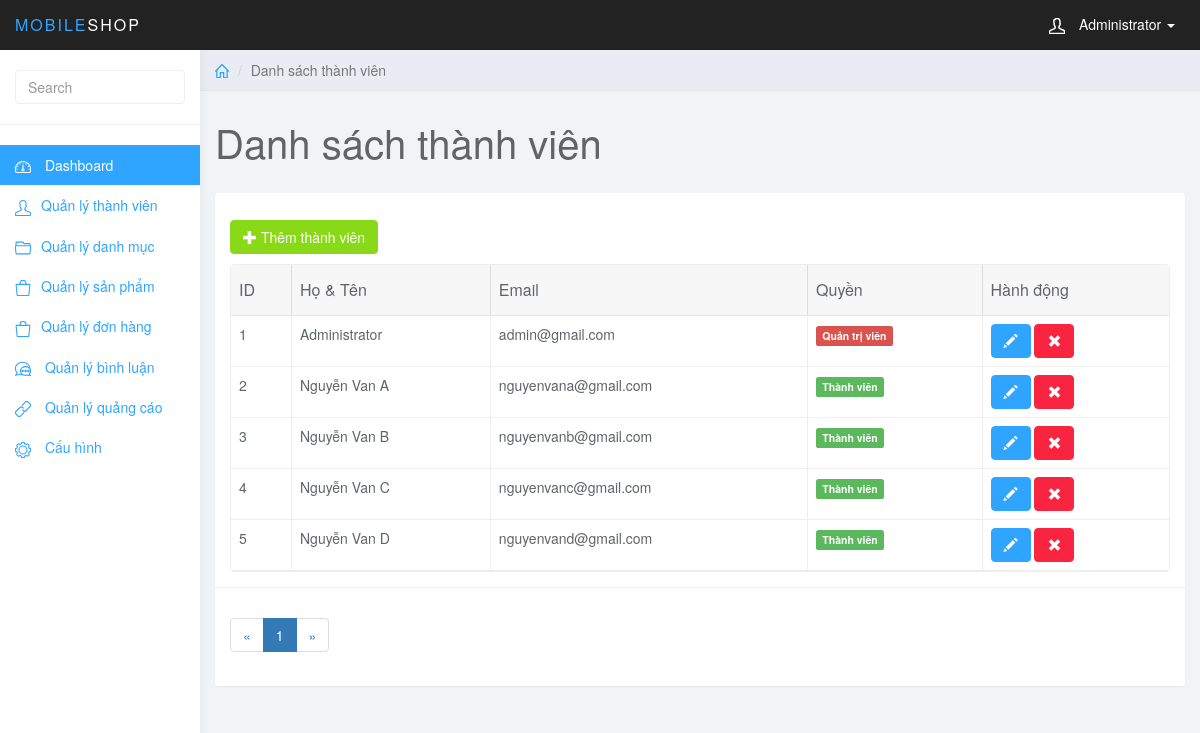
Screenshot of /admin/index.php?page_layout=user (signed in) with the database file from the repository.
### tables this page shows
CREATE TABLE `users` (
  `users_id` int(11) NOT NULL,
  `user_full` varchar(255) NOT NULL,
  `user_mail` varchar(255) NOT NULL,
  `user_pass` varchar(255) NOT NULL,
  `user_level` int(1) NOT NULL
);

### admin/modules/users/user.php (the view, shortened to what this page needs)
<?php
    include_once "../config/database.php";
    if(isset($_GET['page'])) {
        $page = $_GET['page'];
    }else{
        $page = 1;
    }
    $rows_per_page = 5;
    $start = $rows_per_page * ($page - 1);
    $sqlGetAllUsers = "SELECT * FROM users LIMIT $start, $rows_per_page";
    $queryGetAllUsers = mysqli_query($conn, $sqlGetAllUsers);
    $sqlGetTotalRecords = "SELECT count(users_id) AS total FROM users";
    $queryGetTotalRecords = mysqli_query($conn, $sqlGetTotalRecords);
    $resultGetTotalRecords = mysqli_fetch_assoc($queryGetTotalRecords);
    $totalRecords = $resultGetTotalRecords['total'];
    $totalPages = ceil($totalRecords/$rows_per_page);
    $page_prev = $page - 1;
    if($page_prev <= 0) {
        $page_prev = 1;
    }
    $page_next = $page + 1;
    if($page_next > $totalPages) {
        $page_next = $totalPages;
    }
?>
<div class="col-sm-9 col-sm-offset-3 col-lg-10 col-lg-offset-2 main">
   <div class="row">
        <ol class="breadcrumb">
            <li><a href="#"><svg class="glyph stroked home">
                        <use xlink:href="#stroked-home"></use>
                    </svg></a></li>
            <li class="active">Danh sách thành viên</li>
        </ol>
    </div>
    <div class="row">
        <div class="col-lg-12">
            <h1 class="page-header">Danh sách thành viên</h1>
        </div>
    </div>
    <div id="toolbar" class="btn-group">
        <a href="index.php?page_layout=add_user" class="btn btn-success">
            <i class="glyphicon glyphicon-plus"></i> Thêm thành viên
        </a>
    </div>
    <div class="row">
        <div class="col-lg-12">
            <div class="panel panel-default">
                <div class="panel-body">
                    <table
                        data-toolbar="#toolbar"
                        data-toggle="table">
                        <thead>
                            <tr>
                                <th data-field="id" data-sortable="true">ID</th>
                                <th data-field="name" data-sortable="true">Họ & Tên</th>
                                <th data-field="price" data-sortable="true">Email</th>
                                <th>Quyền</th>
                                <th>Hành động</th>
                            </tr>
                        </thead>
                        <tbody>
                        <?php
                        while($rows = mysqli_fetch_assoc($queryGetAllUsers)) {
                        ?>
                            <tr>
                                <td><?php echo $rows['users_id']; ?></td>
                                <td><?php echo $rows['user_full']; ?></td>
                                <td><?php echo $rows['user_mail']; ?></td>
                                <td>
                                    <?php
                                        if($rows['user_level'] == 1) {
                                            echo '<span class="label label-danger">Quản trị viên</span>';
                                        }else {
                                            echo '<span class="label label-success">Thành viên</span>';
                                        }
                                    ?>
                                </td>
                                <td class="form-group">
                                    <a href="index.php?page_layout=edit_user&users_id=<?php echo $rows['users_id']; ?>" class="btn btn-primary"><i class="glyphicon glyphicon-pencil"></i></a>
                                    <a href="/" class="btn btn-danger"><i class="glyphicon glyphicon-remove"></i></a>
                                </td>
                            </tr>
                        <?php
                        }
                        ?>
                        </tbody>
                    </table>
                </div>
                <div class="panel-footer">
                    <nav aria-label="Page navigation example">
                        <ul class="pagination">
                            <?php
                            echo '<li class="page-item"><a class="page-link" href="index.php?page_layout=user&page='.$page_prev.'">&laquo;</a></li>';
                            for($i = 1; $i <= $totalPages; $i++) {
                                $active = ($i == $page) ? "active" : "";
                                $html = '<li class="page-item '.$active.'">';
                                if($i == $page) {
                                    $html .= '<span>'.$i.'</span>';
                                }else{
                                    $html .= '<a class="page-link" href="index.php?page_layout=user&page='.$i.'">'.$i.'</a>';
                                }
                                $html .= '</a></li>';
                                echo $html;
                            }
                            echo '<li class="page-item"><a class="page-link" href="index.php?page_layout=user&page='.$page_next.'">&raquo;</a></li>';
                            ?>
                        </ul>
                    </nav>
                </div>
            </div>
        </div>
    </div>
</div>

### admin/index.php (shortened to what this page needs)
<!DOCTYPE html>
<html>
<head>
	<link href="css/bootstrap.min.css" rel="stylesheet">
	<link href="css/datepicker3.css" rel="stylesheet">
	<link href="css/bootstrap-table.css" rel="stylesheet">
	<link href="css/styles.css" rel="stylesheet">
</head>
<body>
	<nav class="navbar navbar-inverse navbar-fixed-top" role="navigation">
		<div class="container-fluid">
			<div class="navbar-header">
				<a class="navbar-brand" href="#"><span>Mobile</span>Shop</a>
				<ul class="user-menu">
					<li class="dropdown pull-right">
						<a href="#" class="dropdown-toggle" data-toggle="dropdown"><svg class="glyph stroked male-user">
								<use xlink:href="#stroked-male-user"></use>
							</svg>
							<?php
								if(isset($_SESSION['user_login'])) {
									echo $_SESSION['user_login']['user_full'];
								}
							?>
							<span class="caret"></span></a>
					</li>
				</ul>
			</div>
		</div>
	</nav>
	<div id="sidebar-collapse" class="col-sm-3 col-lg-2 sidebar">
		<form role="search">
			<div class="form-group">
				<input type="text" class="form-control" placeholder="Search">
			</div>
		</form>
		<ul class="nav menu">
			<li class="active"><a href="index.php"><svg class="glyph stroked dashboard-dial">
						<use xlink:href="#stroked-dashboard-dial"></use>
					</svg> Dashboard</a></li>
			<li><a href="index.php?page_layout=user"><svg class="glyph stroked male user ">
						<use xlink:href="#stroked-male-user" />
					</svg>Quản lý thành viên</a></li>
			<li><a href="index.php?page_layout=category"><svg class="glyph stroked open folder">
						<use xlink:href="#stroked-open-folder" />
					</svg>Quản lý danh mục</a></li>
			<li><a href="index.php?page_layout=product"><svg class="glyph stroked bag">
						<use xlink:href="#stroked-bag"></use>
					</svg>Quản lý sản phẩm</a></li>
			<li><a href="index.php?page_layout=orders"><svg class="glyph stroked bag">
						<use xlink:href="#stroked-bag"></use>
					</svg>Quản lý đơn hàng</a></li>
			<li><a href="index.php?page_layout=comment"><svg class="glyph stroked two messages">
						<use xlink:href="#stroked-two-messages" />
					</svg> Quản lý bình luận</a></li>
			<li><a href="index.php?page_layout=adds"><svg class="glyph stroked chain">
						<use xlink:href="#stroked-chain" />
					</svg> Quản lý quảng cáo</a></li>
			<li><a href="index.php?page_layout=setting"><svg class="glyph stroked gear">
						<use xlink:href="#stroked-gear" />
					</svg> Cấu hình</a></li>
		</ul>
	</div>
	<?php
        if(isset($_GET['page_layout'])) {
            switch ($_GET['page_layout']) {
                case 'user': include_once 'modules/users/user.php';
                    break;
            }
        } else {
            include_once 'modules/dashboard/admin.php';
        }
    ?>
</body>
</html>

### admin/css/styles.css (style rules this page uses)
body { background: #f1f4f7; padding-top: 50px; color: #5f6468; }
a, a:hover, a:focus { color: #30a5ff; }
h1, h2, h3, h4, h5, h6 { color: #5f6468; }
h1 { font-weight: 300; font-size: 40px; }
.form-control { border: 1px solid #eee; box-shadow: none; }
.navbar-header .navbar-brand { color: #fff; font-size: 16px; text-transform: uppercase; font-weight: 500; letter-spacing: 2px; }
.navbar-header .navbar-brand span { color: #30a5ff; }
.btn-primary, .btn-primary:hover, .btn-primary:focus, .btn-primary:active, .btn-primary.active, .open > .dropdown-toggle.btn-primary, .btn-primary.disabled, .btn-primary[disabled], fieldset[disabled] .btn-primary, .btn-primary.disabled:hover, .btn-primary[disabled]:hover, fieldset[disabled] .btn-primary:hover, .btn-primary.disabled:focus, .btn-primary[disabled]:focus, fieldset[disabled] .btn-primary:focus, .btn-primary.disabled:active, .btn-primary[disabled]:active, fieldset[disabled] .btn-primary:active, .btn-primary.disabled.active, .btn-primary[disabled].active, fieldset[disabled] .btn-primary.active { background-color: #30a5ff; border-color: #30a5ff; }
.btn-success, .btn-success:hover, .btn-success:focus, .btn-success:active, .btn-success.active, .open > .dropdown-toggle.btn-success, .btn-success.disabled, .btn-success[disabled], fieldset[disabled] .btn-success, .btn-success.disabled:hover, .btn-success[disabled]:hover, fieldset[disabled] .btn-success:hover, .btn-success.disabled:focus, .btn-success[disabled]:focus, fieldset[disabled] .btn-success:focus, .btn-success.disabled:active, .btn-success[disabled]:active, fieldset[disabled] .btn-success:active, .btn-success.disabled.active, .btn-success[disabled].active, fieldset[disabled] .btn-success.active { background-color: #8ad919; border-color: #8ad919; }
.btn-danger, .btn-danger:hover, .btn-danger:focus, .btn-danger:active, .btn-danger.active, .open > .dropdown-toggle.btn-danger, .btn-danger.disabled, .btn-danger[disabled], fieldset[disabled] .btn-danger, .btn-danger.disabled:hover, .btn-danger[disabled]:hover, fieldset[disabled] .btn-danger:hover, .btn-danger.disabled:focus, .btn-danger[disabled]:focus, fieldset[disabled] .btn-danger:focus, .btn-danger.disabled:active, .btn-danger[disabled]:active, fieldset[disabled] .btn-danger:active, .btn-danger.disabled.active, .btn-danger[disabled].active, fieldset[disabled] .btn-danger.active { background-color: #f9243f; border-color: #f9243f; }
.panel { border: 0; }
.panel-footer { background: #fff; border-top: 1px solid #eee; }
.navbar { border: 0; }
.user-menu { display: inline-block; margin-top: 14px; margin-right: 10px; float: right; list-style: none; padding: 0; }
.user-menu a { color: #fff; }
.sidebar { display: block; background-color: #fff; padding: 0; display: none; }
.sidebar form { padding: 20px 15px 5px 15px; border-bottom: 1px solid #eee; margin-bottom: 20px; }
@media (min-width: 768px) { .sidebar { display: block; position: fixed; top: 50px; bottom: 0; left: 0; z-index: 1000; display: block; margin: 0; padding: 0; overflow-x: hidden; overflow-y: auto; background-color: #fff; box-shadow: 1px 0px 10px rgba(0, 0, 0, .05); } }
@media (min-width: 768px) { .navbar-header { width: 100%; } }
.sidebar ul.nav .active a, .sidebar ul.nav li.parent a.active, .sidebar ul.nav .active > a:hover, .sidebar ul.nav li.parent a.active:hover, .sidebar ul.nav .active > a:focus, .sidebar ul.nav li.parent a.active:focus { color: #fff; background-color: #30a5ff; }
.breadcrumb { border-radius: 0; padding: 10px 15px; background: #e9ecf2; box-shadow: 0 1px 1px rgba(0, 0, 0, .05); margin: 0 ; }
h1.page-header { margin-top: 30px; border-bottom: 0; }
.table { background: #fff; }
.sidebar .glyph, .user-menu .glyph { height: 16px; width: 16px; margin: 0 10px 0 0; stroke-width: 3px; }
.user-menu .glyph { stroke-width: 4px; }
.breadcrumb .glyph { height: 14px; width: 14px; margin: -2px 0 0 0; stroke-width: 4px; }
thead { font-weight: bold; }

### rows the page displays
users: users_id "1", user_full "Administrator", user_mail "admin@gmail.com", user_level "Quản trị viên"
users: users_id "2", user_full "Nguyễn Van A", user_mail "nguyenvana@gmail.com", user_level "Thành viên"
users: users_id "3", user_full "Nguyễn Van B", user_mail "nguyenvanb@gmail.com", user_level "Thành viên"
users: users_id "4", user_full "Nguyễn Van C", user_mail "nguyenvanc@gmail.com", user_level "Thành viên"
users: users_id "5", user_full "Nguyễn Van D", user_mail "nguyenvand@gmail.com", user_level "Thành viên"

### other values shown
$_SESSION['user_login']['user_full'] "Administrator"
